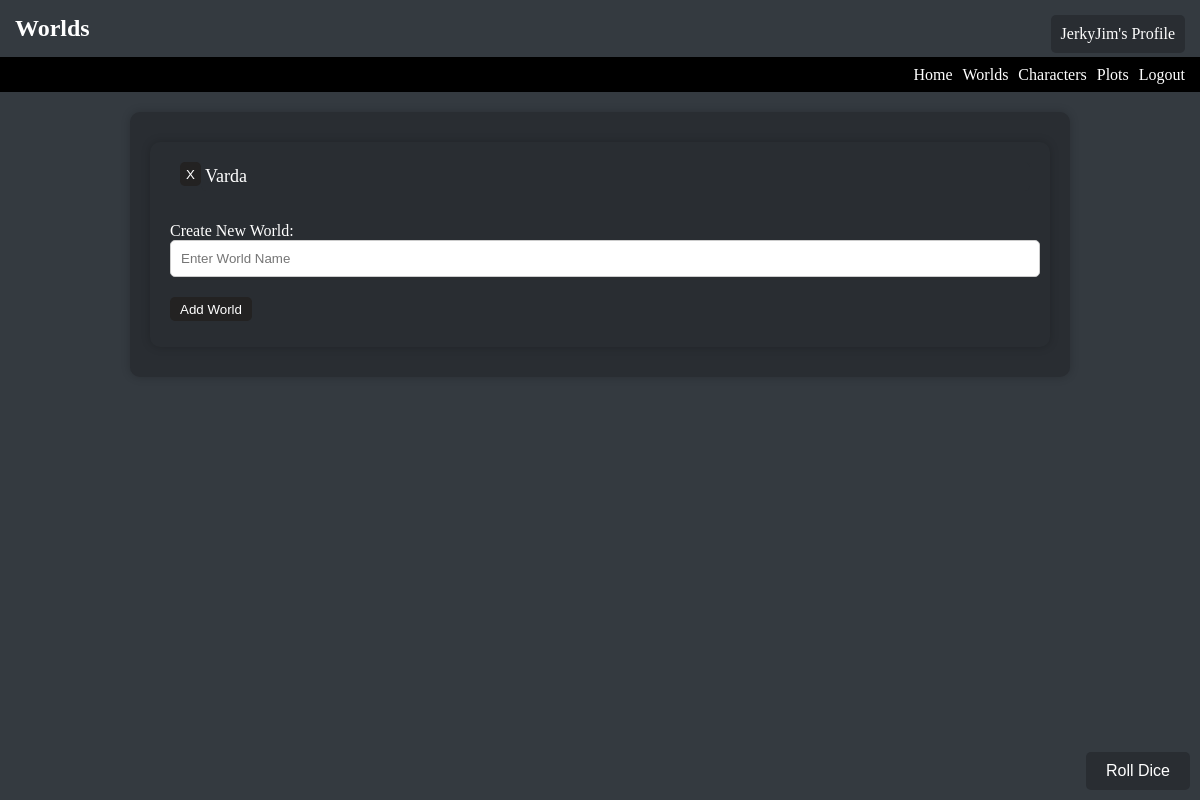
The app's page /worlds (signed in), older data.
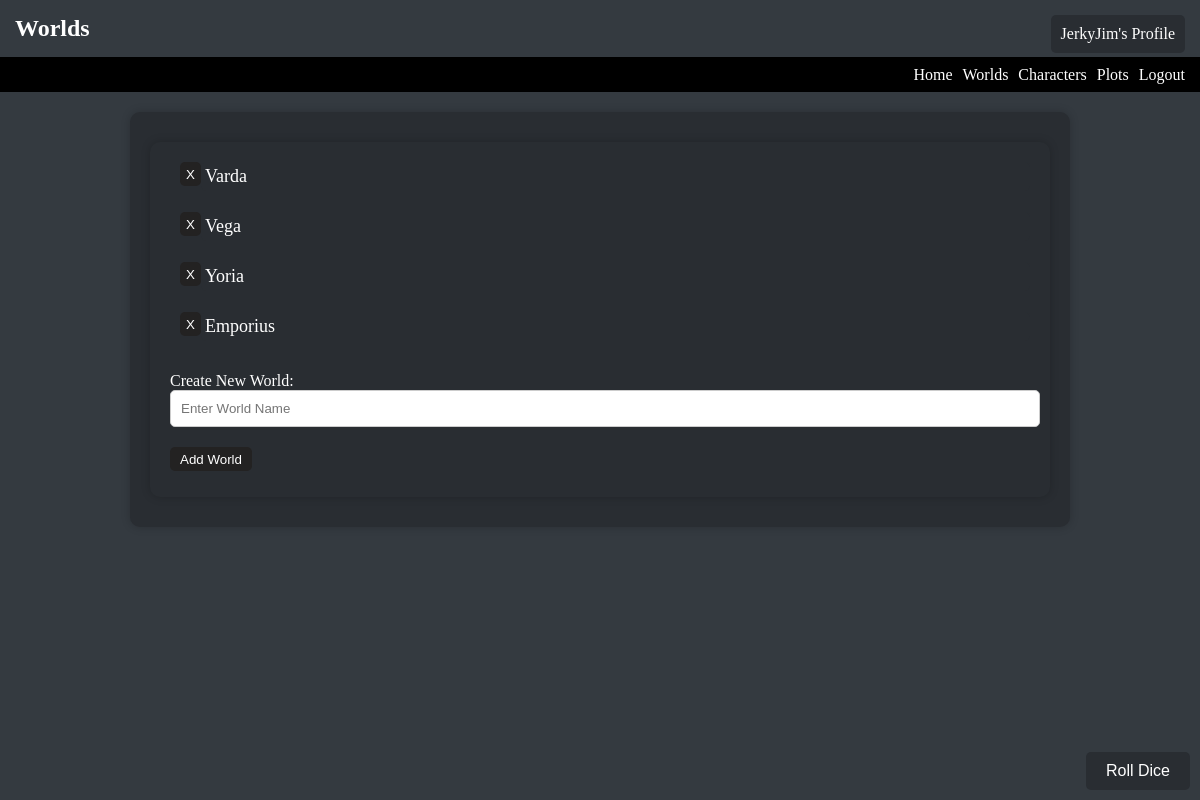
The same page, newer data.
### models.py (models this page shows, shortened)
class World(db.Model):
    id = db.Column(db.Integer, primary_key=True)
    name = db.Column(db.String(100), nullable=False)
    description = db.Column(db.Text, nullable=True)
    created_at = db.Column(db.DateTime, default=datetime.utcnow)
    creator_id = db.Column(db.Integer, db.ForeignKey('user.id'), nullable=False)
    characters = db.relationship('Character', backref='world', lazy=True)
    plots = db.relationship('PlotData', backref='world', lazy=True)

class User(UserMixin, db.Model):
    id = db.Column(db.Integer, primary_key=True)
    username = db.Column(db.String(100), unique=True, nullable=False)
    password_hash = db.Column(db.String(128), nullable=False)
    created_at = db.Column(db.DateTime, default=datetime.utcnow)
    worlds = db.relationship('World', backref='creator', lazy=True)
    characters = db.relationship('Character', backref='user', lazy=True)
    plot_data = db.relationship('PlotData', backref='user', lazy=True)  # Added relationship to PlotData

### app.py (the view, shortened to what this page needs)
@app.route('/worlds', methods=['GET', 'POST'])
@login_required
def worlds():
    worlds = World.query.all()
    return render_template('worlds.html', worlds=worlds)

### app.py (called while the page is built)
@login_manager.user_loader
def load_user(user_id):
    return User.query.get(int(user_id))

### templates/worlds.html (shortened to what this page needs)
<h1>Worlds</h1>
{% extends "base.html" %}
{% block content %}
    <div class="world_container">
        <ul>
            {% for world in worlds %}
                <li>
                    <form method="post" action="{{ url_for('remove_world', world_id=world.id) }}" style="display: inline-block;">
                        <button type="submit" name="delete" class="btn btn-danger" onclick="return confirm('Are you sure you want to remove this world?');">X</button>
                    </form>
                    <a href="{{ url_for('world_detail', world_id=world.id) }}">{{ world.name }}</a>
                </li>
            {% endfor %}
        </ul>
        <form class="add-world-form" method="post" action="{{ url_for('add_world') }}">
            <label for="new_world_name">Create New World:</label>
            <input type="text" id="new_world_name" name="new_world_name" placeholder="Enter World Name" required>
            <br>
            <button type="submit" name="add">Add World</button>
        </form>
    </div>
{% endblock %}

### templates/base.html (shortened to what this page needs)
<!DOCTYPE html>
<html lang="en">
<head>
    <link rel="stylesheet" href="{{ url_for('static', filename='css/style.css') }}">
</head>
<body>
    <div class="desktop navbar">
        <div class="navbar-links" id="navbarLinks">
            <a href="{{ url_for('index') }}">Home</a>
            <a href="{{ url_for('worlds') }}">Worlds</a>
            <a href="{{ url_for('character_list') }}">Characters</a>
            <a href="{{ url_for('plots') }}">Plots</a>
            {% if current_user.is_authenticated %}
                <a href="{{ url_for('logout') }}">Logout</a>
            {% else %}
                <a href="{{ url_for('login') }}">Login</a>
                <a href="{{ url_for('register') }}">Register</a>
            {% endif %}
        </div>
    </div>
    <div class="container">
        {% block content %}{% endblock %}
    </div>
    {% if current_user.is_authenticated %}
        <a href="{{ url_for('profile') }}" class="profile-button">{{ current_user.username }}'s Profile</a>
    {% endif %}
    {% include 'diceRoller.html' %}
</body>
</html>

### templates/diceRoller.html (shortened to what this page needs)
<button class="btn btn-primary" id="diceRollerBtn" onclick="openDiceRoller()">Roll Dice</button>

### static/css/style.css (style rules this page uses)
body { margin: 0; padding: 0; background-color: #343a40; color: #fff; }
h1 { margin: 0; padding: 15px; font-size: 4vw; }
.navbar { background-color: black; height: 35px; display: flex; align-items: center; padding: 0 10px; }
.navbar a { color: #fff; text-decoration: none; margin: 5px; transition: color 0.3s ease; }
.navbar-links { margin-left: auto; display: flex; overflow: hidden; }
@media screen and (min-width: 768px) { h1 { font-size: 2vw; } }
.container { max-width: 900px; margin: 20px auto; padding: 20px; background-color: #292d32; border-radius: 10px; box-shadow: 0 0 10px rgba(0, 0, 0, 0.2); }
#diceRollerBtn { position: fixed; bottom: 10px; right: 10px; font-size: 16px; padding: 10px 20px; background-color: #292d32; color: #fff; border: none; border-radius: 5px; cursor: pointer; }
.profile-button { position: absolute; top: 15px; right: 15px; padding: 10px; background-color: #292d32; color: #fff; border: none; border-radius: 5px; cursor: pointer; text-decoration: none; }
.edit-form, .random-name-button, .add-character-form button, .add-world-form button, .remove-button { background-color: #232222; color: #fff; border: none; padding: 10px; border-radius: 5px; cursor: pointer; margin-top: 10px; }
.edit-form input, .edit-form textarea, .add-character-form input, .add-character-form textarea, .add-world-form input, .add-world-form textarea { width: 100%; padding: 10px; margin-bottom: 10px; border: 1px solid #ccc; border-radius: 5px; background-color: #fff; color: #292d32; }
.world_container { max-width: 1000px; min-width: none; margin: 10px auto; padding: 10px; background-color: #292d32; color: #fff; border-radius: 10px; box-shadow: 0 0 10px rgba(0, 0, 0, 0.2); }
.world_container ul { list-style-type: none; padding: 5px; margin: 5px; }
.world_container li { display: flex; justify-content: space-between; align-items: flex-start; margin-bottom: 10px; }
.world_container li a { flex: 1; display: block; padding: 4px; background-color: #292d32; color: #fff; text-decoration: none; font-size: large; border-radius: 5px; transition: background-color 0.3s ease; }
.world_container form { margin-left: 10px; }
.world_container button[name="delete"], .world_container button[name="add"] { background-color: #232222; color: #fff; border: none; padding-bottom: 4px; padding-top: 5px; border-radius: 5px; align-items: center; cursor: pointer; }
.character_container button[name="delete"], .world_container button[name="add"] { background-color: #232222; color: #fff; border: none; padding-bottom: 4px; padding-top: 5px; border-radius: 5px; align-items: center; cursor: pointer; }

Row changes from the older to the newer data that the page shows:
added World: name "Vega"
added World: name "Yoria"
added World: name "Emporius"
